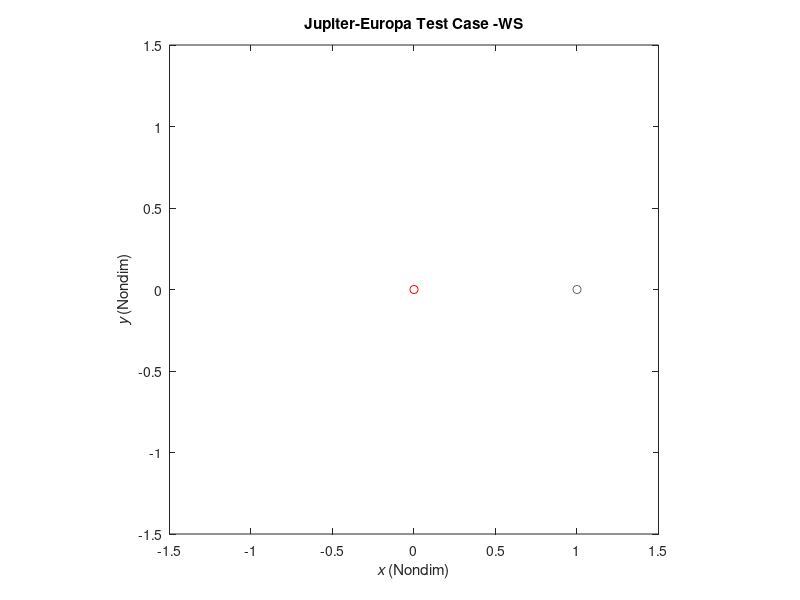

Write MATLAB code to recreate this figure. (Note: this script raises an error after producing the figure.)
%Fixed-Point Computation Tests
%A J-E Planar Map Test Case
%Author - Wayne Schlei
%Date - 11/29/12
clear all; close all; clc;

%Numerical Simulation
tol=1e-12;
options=odeset('RelTol',tol,'AbsTol',tol,'Events',@positiveycross);
options2=odeset('RelTol',tol,'AbsTol',tol);
options3=odeset('RelTol',tol,'AbsTol',tol,'Events',@stm2Devent);
options4=odeset('RelTol',tol,'AbsTol',tol,'Events',@posycrossnoterm);
optionsL5 = odeset('RelTol',tol,'AbsTol',tol,'Events',@xL5);

%% System Parameters
mup = 3202.739 /(3202.739 + 1.26686535e8)

%Pick a Jacobi constant
jc=3.00
%Pick Number of Crossings
numCross = 1
%xGuess = [-1.205, 0.0]; numCross = 1;
%xGuess = [-1.268, 0.0]; numCross = 3;
xGuess = [-1.123, 0.0]; numCross = 1;
xGuess = [-1.154, 0.0]; numCross = 1;
xGuess = [-1.305, 0.0]; numCross = 1;
xGuess = [-1.24, 0.0]; numCross = 1;

%IC
y= 0.0;
x= xGuess(1); xd= xGuess(2);
%True fixed point at (-1.20362,0)
d=sqrt((x+mup)^2+y^2);
r=sqrt((x-1+mup)^2+y^2);
ustar=(1-mup)/d+mup/r+.5*(x^2+y^2);
yd=sqrt(2*ustar-jc-xd^2);
stm0 = eye(6,6);

%Plot of whole trajectory
figure(1);
plot(-mup,0,'ro');
hold on;
plot(1-mup,0,'o','color',[.4 .4 .4]);
axis([-1.5 1.5 -1.5 1.5]);
axis equal;
xlabel('\itx\rm (Nondim)');
ylabel('\ity\rm (Nondim)');
title('Jupiter-Europa Test Case -WS');

% A simple test of STM
% x0=[x,y,0,xd,yd,0];
% nom = x0;    
% x0=[nom,stm0(1,:),stm0(2,:),stm0(3,:),stm0(4,:),stm0(5,:),stm0(6,:)];
% [tau,xsol] = ode45(@(tau,xsol) stm(tau,xsol,mup),[0 2.05],x0,options2);
% %Calculate STM
% phi=reshape(xsol(end,7:end),6,6)'

%% Map Computation
if (isreal(yd)==1)
    x0=[x,y,0,xd,yd,0];
    nom = x0;
    for k=1:numCross
        x0=[nom,stm0(1,:),stm0(2,:),stm0(3,:),stm0(4,:),stm0(5,:),stm0(6,:)];
        dtau=[0 1000];
        %[tau,xsol]=ode45(@(tau,xsol) stm(tau,xsol,mup),dtau,x0,options);
        [tau,xsol]=ode45(@(tau,xsol) cr3bp(tau,xsol,mup),dtau,nom,options);
        %Save the x and xd points of the crossings
        x_save(k)=xsol(end,1);
        xd_save(k)=xsol(end,4);
        %Grab the previous crossing as the next crossing
        nom=xsol(end,1:6);
        %Plot the crossings
        plot(nom(1),nom(2),'g.');
        plot(xsol(:,1),xsol(:,2),'b');
    end
end
period = tau(end)

% %% fsolve to find fixed point
% x0 = [-1.205; 0];           % Make a starting guess at the solution
% %x0 = [-1.20362; 0]; %The answer...
% opts=optimset('Display','iter','Jacobian','on');   % Option to display output
% [xsolve,fval] = fsolve(@(x) fixedPointFunc(x,jc,mup,numCross),x0,opts)  % Call optimizer

% %% STD Newton
% eps = 1;
% x = x0;
% dx = [0;0];
% while (eps>1e-10)
%     x = x + dx
%     [F, J] = fixedPointFunc(x,jc,mup,1);
%     eps = norm(F)
%     dx = - J'*inv(J*J')*F;
% end

%% Multiple-shooting with Periodicity, Jacobi Constant, and Section Consts
k = 8*numCross
T = period;
%Subsample trajectory
dt = [0:(k-1)]*T/k;
state = [x,y,0,xd,yd,0];
[tau,xsol]=ode45(@(tau,xsol) cr3bp(tau,xsol,mup),dt,state,options2);
X = [];
for i=1:k
    X = [X;xsol(i,:)'];
end
X = [X;T]; %Free-variable vector with 6*k+1 elements

Fmag = 1000;
eps = 1.e-12;
dX = zeros(6*k+1,1);
F = zeros(6*k, 1);
DF = zeros(6*k, 6*k+1);
for i=1:k-1
	DF( 6*(i-1)+1:6*i , 6*i+1:6*(i+1) ) = -eye(6,6);
end
%Psi_1 - Periodicity Constraint derivatives wrt x0
DF(6*(k-1)+1, 1) = -1;
DF(6*(k-1)+2, 2) = -1;
DF(6*(k-1)+3, 3) = -1;
DF(6*(k-1)+4, 4) = -1;
DF(6*(k-1)+5, 6) = -1;
DF(6*k,2) = 1; %Section constraint -> y=0

%Newton Solution loop
maxIter = 20; iter = 0;
while (Fmag >= eps)
	if (iter >= maxIter)
		break;
	end
	
	%Integrate Arcs
	for i=1:k
		nom = X(6*(i-1)+1:6*(i-1)+6)';
		IC = [nom,stm0(1,:),stm0(2,:),stm0(3,:),stm0(4,:),stm0(5,:),stm0(6,:)];
		dt = [0 X(6*k+1)/k];
		[tau,xsol]=ode45(@(tau,xsol) stm(tau,xsol,mup),dt,IC,options2);
		%Final State information (t_f)
		xf=xsol(end,1);yf=xsol(end,2);zf=xsol(end,3);
		xdf=xsol(end,4);ydf=xsol(end,5);zdf=xsol(end,6);
		dstate=cr3bp(tau(end),[xf,yf,zf,xdf,ydf,zdf],mup);
		%Calculate STM
		phi=reshape(xsol(end,7:end),6,6)';
		%Compute F(X)
		if (i<=(k-1))
			F(6*(i-1)+1:6*(i-1)+6) = (xsol(end,1:6) - X(6*i+1:6*i+6)')';
			%Input STM's into DF(X)
			DF(6*(i-1)+1:6*(i-1)+6,6*(i-1)+1:6*(i-1)+6) = phi;
			%Inpute state derivatives into DF(X)
			DF(6*(i-1)+1:6*(i-1)+6,6*k+1) = dstate'/k;
		else
			%i=k case -> Periodicity
            %5 Equations in F
			F(6*(i-1)+1:6*(i-1)+4) = (xsol(end,1:4) - X(1:4)')';
			%skip ydot constraint
			F(6*(i-1)+4) = xsol(end,6)-X(6);
            
			%STM elements 5x6
			DF(6*(i-1)+1:6*(i-1)+4,6*(i-1)+1:6*(i-1)+6) = phi(1:4,:);
			DF(6*(i-1)+4, 6*(i-1)+1:6*(i-1)+6) = phi(6,:);%Skip ydot
			%Input State Derivatives
            DF(6*(i-1)+1:6*(i-1)+4,6*k+1) = dstate(1:4)'/k;
			DF(6*(i-1)+4,6*k+1) = dstate(6)/k;%Skip ydot
		end
		if (i == 1)
            %Section Constraint equation
            F(6*k) = X(2);
            DF(6*k,1:6) = [0 1 0 0 0 0];
			%Jacobi constant constraint
			F(6*k+1) = jacobi(nom(1:3),nom(4:6),mup) - jc;
			%DF matrix for Jacobi
			Ui = cr3bpPartials(nom,mup);
			DF(6*k+1,1:6) = 2*[Ui,-1*nom(4:6)];  
        end
    end
    %Update info
    sprintf('iter = %d',iter)
    Fmag = norm(F);
    sprintf(' norm(F) = %6.4E ', Fmag)
    %Compute Update
    dX = -inv(DF)*F; %Newton (m=n)
    %dX = -DF'*inv(DF*DF')*F; %Min-Norm (m<n)
    X = X + dX;
    iter = iter + 1;
%     keyboard
end
if (iter >= maxIter)
	sprintf('Corrections terminated with too many iterations')
end

%Draw corrected orbit on figure(1)
for i=1:k
    nom = X(6*(i-1)+1:6*(i-1)+6);
    dtau=[0 X(6*k+1)/k];
    [tau,xsol]=ode45(@(tau,xsol) cr3bp(tau,xsol,mup),dtau,nom,options2);
    %Plot the segments
    plot(nom(1),nom(2),'r.');
    plot(xsol(:,1),xsol(:,2),'r');
end